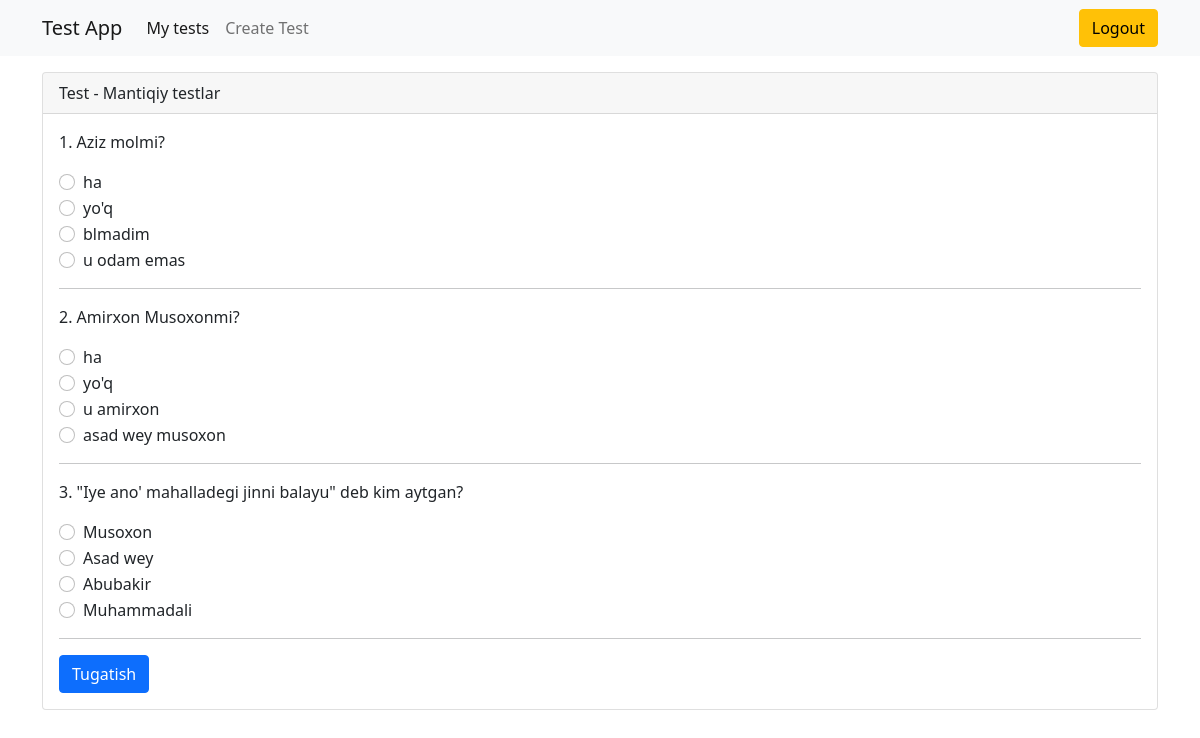
The page /test/1/ (signed in) on the database its author committed.
### main/models.py (models this page shows, shortened)
class Test(models.Model):
    author = models.ForeignKey(User, on_delete=models.CASCADE, verbose_name="avtor")
    category = models.ForeignKey(Category, on_delete=models.CASCADE, verbose_name="kategoriya")
    title = models.CharField(max_length=250, verbose_name="sarlavha")
    max_attemps = models.PositiveIntegerField(verbose_name="maksimum harakatlar soni")
    pass_percentage = models.PositiveIntegerField(default=60)
    start_date = models.DateTimeField(default=timezone.now, verbose_name="boshlanish sanasi")
    end_date = models.DateTimeField(default=(timezone.now()+timezone.timedelta(days=2)), verbose_name="tugatish sanasi")
    class Meta:
        verbose_name = "Test"
        verbose_name_plural = "Testlar"

class Question(models.Model):
    test = models.ForeignKey(Test, on_delete=models.CASCADE, verbose_name="test", related_name='questions')
    question = models.CharField(max_length=400, verbose_name="savol")
    answer_a = models.CharField(max_length=250, verbose_name="a javob")
    answer_b = models.CharField(max_length=250, verbose_name="b javob")
    answer_c = models.CharField(max_length=250, verbose_name="c javob")
    answer_d = models.CharField(max_length=250, verbose_name="d javob")
    true_answer = models.CharField(max_length=250, verbose_name="to'g'ri javob javob")
    class Meta:
        verbose_name = "Savol"
        verbose_name_plural = "Savollar"

### main/views.py (the view, shortened to what this page needs)
# urls.py: path("test/<int:test_id>/", test, name="test"),
@login_required(login_url="login")
def test(request, test_id):
    test = Test.objects.get(id=test_id)
    questions = Question.objects.filter(test=test)
    return render(request, "test.html", {"test":test})

### templates/test.html (shortened to what this page needs)
{% extends "base.html" %}
{% block content %}
    <div class="card mt-3">
        <div class="card-header">
            Test - {{test.title}}
        </div>
        <div class="card-body">
            <form method="post">
                {% for question in test.questions.all %}
                <p>{{forloop.counter}}. {{question.question}}</p>
                <div class="form-check">
                    <input class="form-check-input" type="radio" name="{{question.id}}" value="a" id="{{question.id}}_a">
                    <label class="form-check-label" for="{{question.id}}_a">
                        {{question.answer_a}}
                    </label>
                </div>
                <div class="form-check">
                    <input class="form-check-input" type="radio" name="{{question.id}}" value="b" id="{{question.id}}_b">
                    <label class="form-check-label" for="{{question.id}}_b">
                        {{question.answer_b}}
                    </label>
                </div>
                <div class="form-check">
                    <input class="form-check-input" type="radio" name="{{question.id}}" value="c" id="{{question.id}}_c">
                    <label class="form-check-label" for="{{question.id}}_c">
                        {{question.answer_c}}
                    </label>
                </div>
                <div class="form-check">
                    <input class="form-check-input" type="radio" name="{{question.id}}" value="d" id="{{question.id}}_d">
                    <label class="form-check-label" for="{{question.id}}_d">
                        {{question.answer_d}}
                    </label>
                </div>
                <hr>
            {% endfor %}
            <button type="submit" class="btn btn-primary">Tugatish</button>
            </form>
        </div>
    </div>
{% endblock content %}

### rows shown on the page
Test: title "Mantiqiy testlar"
Question: question "Aziz molmi?", answer_a "ha", answer_b "yo'q", answer_c "blmadim", answer_d "u odam emas"
Question: question "Amirxon Musoxonmi?", answer_a "ha", answer_b "yo'q", answer_c "u amirxon", answer_d "asad wey musoxon"
Question: question "\"Iye ano' mahalladegi jinni balayu\" deb kim aytgan?", answer_a "Musoxon", answer_b "Asad wey", answer_c "Abubakir", answer_d "Muhammadali"
